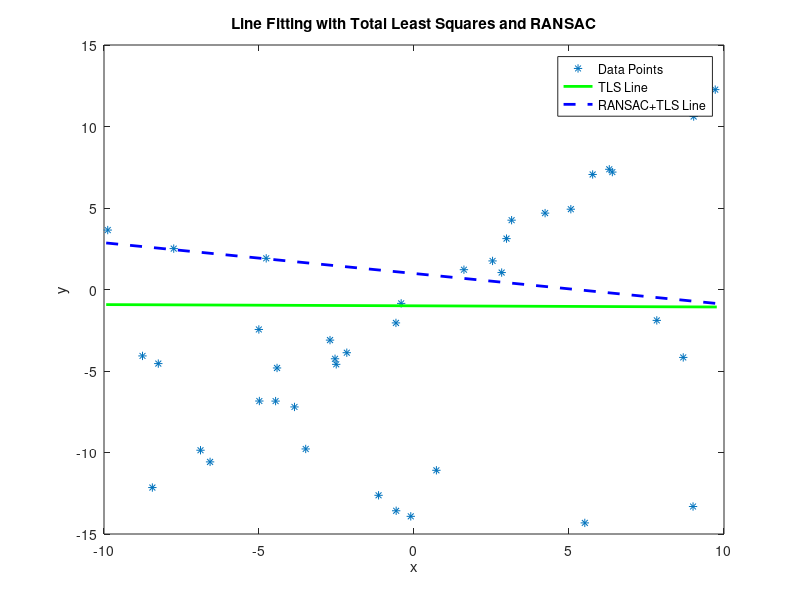

MATLAB code to generate this figure:
% Clear up
clc;
close all;
clearvars;

% Begin by loading data points from linedata.mat
load linedata

N = length(xm); % number of data points

% Plot data
plot(xm, ym, '*'); hold on;
xlabel('x') 
ylabel('y')
title('Line Fitting with Total Least Squares and RANSAC')

x_fine = [min(xm) - 0.05, max(xm) + 0.05]; % Used when plotting the fitted lines

% Fit a line to these data points with Total Least Squares (TLS)
X_tls = [xm, ones(N, 1)];
[U, S, V] = svd(X_tls);
p_tls = -V(1, 2) / V(1, 1); % Coefficient of the TLS line
plot(x_fine, p_tls * x_fine + V(2, 2), 'g', 'LineWidth', 2); % TLS Line

% Fit a line to these data points using RANSAC and TLS on the inlier set
best_inliers = [];
best_p_ransac = [0, 0];
best_error = Inf;
num_iterations = 1000;
inlier_threshold = 0.1;

for i = 1:num_iterations
    % Randomly select two points
    sample_indices = randsample(N, 2);
    x_sample = xm(sample_indices);
    y_sample = ym(sample_indices);
    
    % Fit a line to the two sampled points using TLS
    X_sample = [x_sample, ones(2, 1)];
    [~, ~, V_sample] = svd(X_sample);
    p_ransac_tls = -V_sample(1, 2) / V_sample(1, 1);
    
    % Compute errors for the RANSAC solution
    errors = abs(p_ransac_tls * xm + V_sample(2, 2) - ym);
    inliers = find(errors < inlier_threshold);
    inlier_count = length(inliers);
    
    % Update the best model if this model has more inliers
    if inlier_count > length(best_inliers)
        best_inliers = inliers;
        best_p_ransac = [p_ransac_tls, V_sample(2, 2)];
        best_error = sum(errors.^2);
    end
end

% Plot the RANSAC + TLS Line
plot(x_fine, best_p_ransac(1) * x_fine + best_p_ransac(2), 'b--', 'LineWidth', 2); % RANSAC + TLS Line

% Compute errors for the TLS line
errors_tls = abs(p_tls * xm + V(2, 2) - ym);
least_square_error_tls = sum(errors_tls.^2);
total_least_square_error_tls = sum(errors_tls.^2 / (1 + p_tls^2));

% Compute errors for the RANSAC + TLS line (on the inlier set)
errors_ransac_tls = abs(best_p_ransac(1) * xm(best_inliers) + best_p_ransac(2) - ym(best_inliers));
least_square_error_ransac_tls = sum(errors_ransac_tls.^2);
total_least_square_error_ransac_tls = sum(errors_ransac_tls.^2 / (1 + best_p_ransac(1)^2));

% Display the computed errors
fprintf('TLS Least Square Error: %.4f\n', least_square_error_tls);
fprintf('TLS Total Least Square Error: %.4f\n', total_least_square_error_tls);
fprintf('RANSAC+TLS Least Square Error: %.4f\n', least_square_error_ransac_tls);
fprintf('RANSAC+TLS Total Least Square Error: %.4f\n', total_least_square_error_ransac_tls);

% Legend
legend('Data Points', 'TLS Line', 'RANSAC+TLS Line');

% Comment on the results in your report.